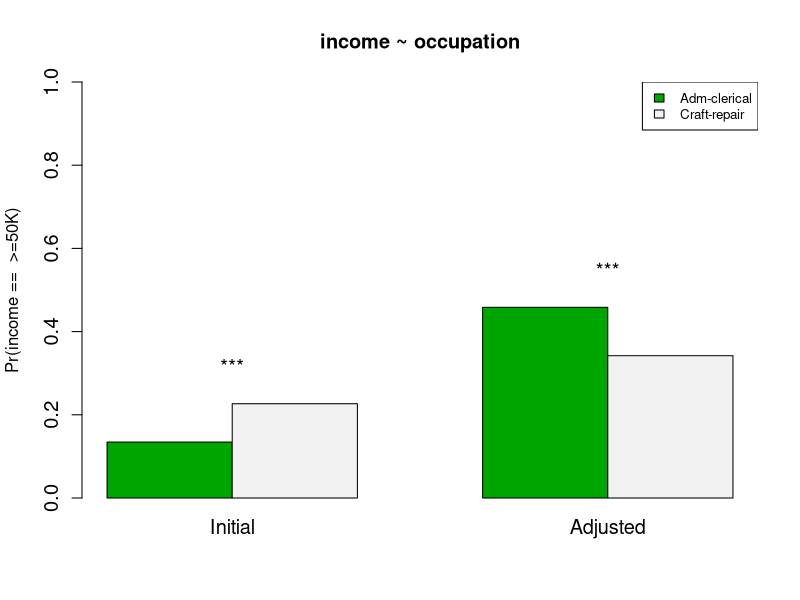

Generate this figure with R:


df <- read.csv("regen_fig/probabilities.txt", sep = "\t")

rownames(df) <- c(" Adm-clerical", " Craft-repair")

barplot(as.matrix(df), beside = TRUE,
        main = "income ~ occupation",
        ylab = paste("Pr(income ==  >=50K)"),
        col = terrain.colors(2), ylim = c(0,1),
        cex.axis = 1.2, cex.names = 1.2)
legend("topright", rownames(df), cex=0.8, 
       fill=terrain.colors(2))

pv <- c(0,0)

pv.stars<-sapply(pv,FUN=function(pv){
  stars<-""
  if(is.na(pv)) return("")
  if(pv<0.05)  stars<-paste(stars,"*",sep="")
  if(pv<0.01)  stars<-paste(stars,"*",sep="")
  if(pv<0.001) stars<-paste(stars,"*",sep="")
  stars
})

for(i in seq(2)){
  if(i == 1){incre<-1}
  else{incre<-incre+2}
  text(x=i+incre,y=max(df[,i])+0.1,pv.stars[i], cex = 1.2)
}
